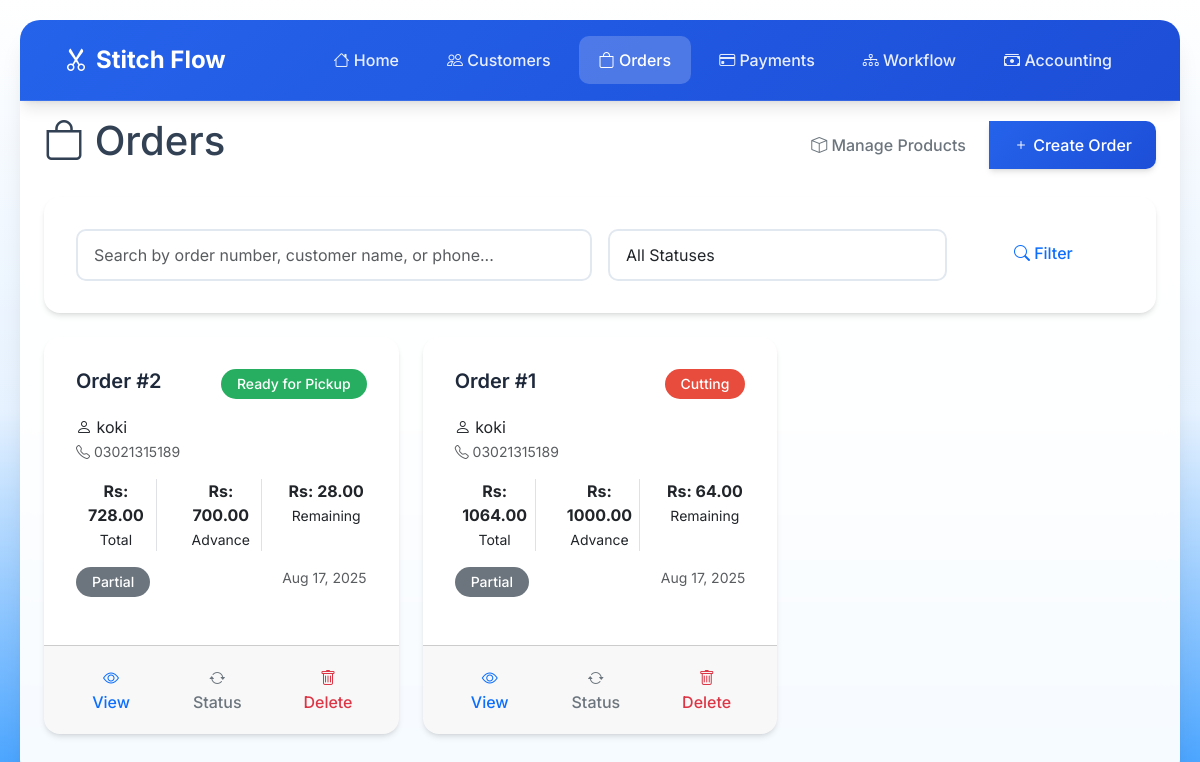
/orders/, run on an earlier commit of the app's database.
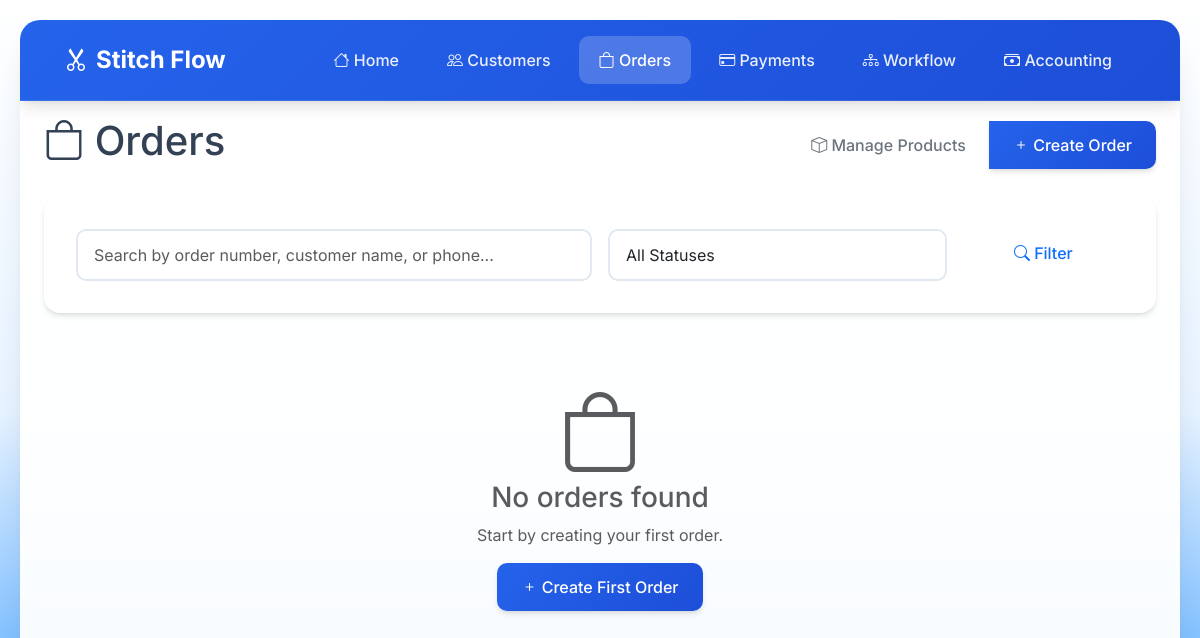
And on a later commit of the database.
### orders/models.py (models this page shows, shortened)
class Order(models.Model):
    STATUS_CHOICES = [
        ('pending', 'Pending'),
        ('cutting', 'Cutting'),
        ('stitching', 'Stitching'),
        ('quality', 'Quality Check'),
        ('kaj_overlock', 'Kaj Overlock'),
        ('pressing', 'Pressing'),
        ('packing', 'Packing'),
        ('ready', 'Ready for Pickup'),
        ('delivered', 'Delivered'),
    ]
    customer = models.ForeignKey(Customer, on_delete=models.CASCADE, related_name='orders')
    order_number = models.CharField(max_length=20, unique=True)
    status = models.CharField(max_length=20, choices=STATUS_CHOICES, default='pending')
    total_amount = models.DecimalField(max_digits=10, decimal_places=2, default=0)
    advance_payment = models.DecimalField(max_digits=10, decimal_places=2, default=0)
    remaining_payment = models.DecimalField(max_digits=10, decimal_places=2, default=0)
    notes = models.TextField(blank=True, null=True)
    created_at = models.DateTimeField(auto_now_add=True)
    updated_at = models.DateTimeField(auto_now=True)
    def get_payment_status(self):
        if self.advance_payment == 0:
            return "Pending"
        elif self.advance_payment >= self.total_amount:
            return "Paid"
        else:
            return "Partial"
    class Meta:
        ordering = ['-created_at']

### customers/models.py (models this page shows, shortened)
class Customer(models.Model):
    name = models.CharField(max_length=200)
    phone_number = models.CharField(max_length=20)
    company = models.CharField(max_length=200, blank=True, null=True)
    created_at = models.DateTimeField(auto_now_add=True)
    updated_at = models.DateTimeField(auto_now=True)
    class Meta:
        ordering = ['-created_at']

### orders/views.py (the view)
# urls.py: path('', views.order_list, name='order_list'),
def order_list(request):
    search_query = request.GET.get('search', '')
    status_filter = request.GET.get('status', '')
    orders = Order.objects.select_related('customer').all()
    if search_query:
        orders = orders.filter(
            Q(order_number__icontains=search_query) |
            Q(customer__name__icontains=search_query) |
            Q(customer__phone_number__icontains=search_query)
        )
    if status_filter:
        orders = orders.filter(status=status_filter)
    context = {
        'orders': orders,
        'search_query': search_query,
        'status_filter': status_filter,
        'status_choices': Order.STATUS_CHOICES,
    }
    return render(request, 'orders/order_list.html', context)

### orders/templates/orders/order_list.html (shortened to what the changed rows need)
{% extends 'base.html' %}
{% block content %}
<div class="col-12">
    <div class="main-content">
        <div class="d-flex justify-content-between align-items-center mb-4">
            <h1><i class="bi bi-bag"></i> Orders</h1>
        </div>
        <div class="row">
            {% for order in orders %}
                <div class="col-md-6 col-lg-4 mb-4">
                    <div class="card h-100">
                        <div class="card-body">
                            <div class="d-flex justify-content-between align-items-start mb-3">
                                <h5 class="card-title mb-0">
                                    Order #{{ order.order_number }}
                                </h5>
                                <span class="badge status-badge status-{{ order.status }}">
                                    {{ order.get_status_display }}
                                </span>
                            </div>
                            <p class="card-text">
                                <i class="bi bi-person"></i> {{ order.customer.name }}
                                <br>
                                <small class="text-muted">
                                    <i class="bi bi-telephone"></i> {{ order.customer.phone_number }}
                                </small>
                            </p>
                            <div class="row text-center mb-3">
                                <div class="col-4">
                                    <div class="border-end">
                                        <strong>Rs: {{ order.total_amount }}</strong>
                                        <br><small>Total</small>
                                    </div>
                                </div>
                                <div class="col-4">
                                    <div class="border-end">
                                        <strong>Rs: {{ order.advance_payment }}</strong>
                                        <br><small>Advance</small>
                                    </div>
                                </div>
                                <div class="col-4">
                                    <strong>Rs: {{ order.remaining_payment }}</strong>
                                    <br><small>Remaining</small>
                                </div>
                            </div>
                            <div class="mb-3">
                                <span class="badge bg-secondary">{{ order.get_payment_status }}</span>
                                <small class="text-muted float-end">
                                    {{ order.created_at|date:"M d, Y" }}
                                </small>
                            </div>
                        </div>
                        <div class="card-footer">
                            <div class="btn-group w-100" role="group">
                                <a href="{% url 'order_detail' order.pk %}" class="btn btn-outline-primary">
                                    <i class="bi bi-eye"></i> View
                                </a>
                                <a href="{% url 'order_update_status' order.pk %}" class="btn btn-outline-secondary">
                                    <i class="bi bi-arrow-repeat"></i> Status
                                </a>
                                 <form action="{% url 'order_delete' order.pk %}" method="post" onsubmit="return confirm('Are you sure you want to delete this order?');">
                                    <button type="submit" class="btn btn-outline-danger">
                                        <i class="bi bi-trash"></i> Delete
                                    </button>
                                </form>
                            </div>
                        </div>
                    </div>
                </div>
            {% empty %}
                <div class="col-12">
                    <div class="text-center py-5">
                        <i class="bi bi-bag display-1 text-muted"></i>
                        <h3 class="text-muted">No orders found</h3>
                        <p class="text-muted">Start by creating your first order.</p>
                        <a href="{% url 'order_create' %}" class="btn btn-primary">
                            <i class="bi bi-plus"></i> Create First Order
                        </a>
                    </div>
                </div>
            {% endfor %}
        </div>
    </div>
</div>
{% endblock %}

What changed in the data, as far as the page shows it:
removed Order: order_number "2", status "Ready for Pickup", customer.name "koki", customer.phone_number "03021315189", total_amount "728.00", advance_payment "700.00", remaining_payment "28.00", get_payment_status "Partial", created_at "Aug 17, 2025"
removed Order: order_number "1", status "Cutting", customer.name "koki", customer.phone_number "03021315189", total_amount "1064.00", advance_payment "1000.00", remaining_payment "64.00", get_payment_status "Partial", created_at "Aug 17, 2025"
Also different on the page:
text now shown: "No orders found Start by creating your first order. Create First Order"
